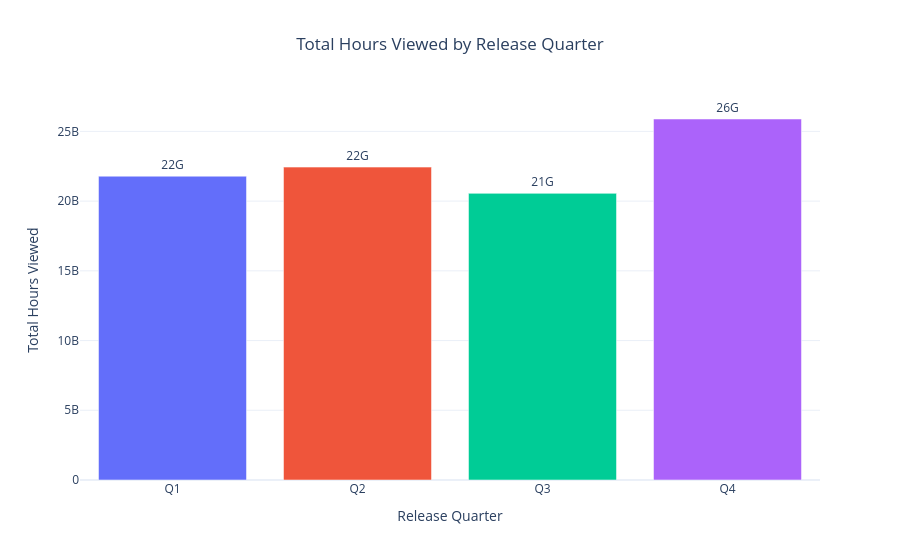

Notebook code cell kept with this figure:
### Code cell
# Convert quarter numbers to labels (Q1, Q2, Q3, Q4)
quarterly_engagement["Release Quarter"] = (
    quarterly_engagement["Release Quarter"]
    .astype(int)
    .astype(str)
    .radd("Q")
)

# Visualize audience engagement by release quarter
fig = px.bar(
    quarterly_engagement,
    x="Release Quarter",
    y="Total_Hours_Viewed",
    color="Release Quarter",
    text="Total_Hours_Viewed",
    title="Total Hours Viewed by Release Quarter",
    labels={
        "Release Quarter": "Release Quarter",
        "Total_Hours_Viewed": "Total Hours Viewed"
    }
)

fig.update_traces(
    texttemplate="%{text:.2s}",
    textposition="outside"
)

fig.update_layout(
    template="plotly_white",
    title_x=0.5,
    showlegend=False,
    xaxis_title="Release Quarter",
    yaxis_title="Total Hours Viewed"
)

fig.show()

### Figure 1 — Plotly figure (JSON) as saved in the notebook; plotly's stock layout.template omitted (floating-point values rounded to 4 significant figures)
{"data": [{"alignmentgroup": "True", "hovertemplate": "Release Quarter=%{x}<br>Total Hours Viewed=%{text}<extra></extra>", "legendgroup": "Q1", "marker": {"color": "#636efa", "pattern": {"shape": ""}}, "name": "Q1", "offsetgroup": "Q1", "orientation": "v", "showlegend": true, "text": [21786600000], "textposition": "outside", "texttemplate": "%{text:.2s}", "type": "bar", "x": ["Q1"], "xaxis": "x", "y": [21786600000], "yaxis": "y"}, {"alignmentgroup": "True", "hovertemplate": "Release Quarter=%{x}<br>Total Hours Viewed=%{text}<extra></extra>", "legendgroup": "Q2", "marker": {"color": "#EF553B", "pattern": {"shape": ""}}, "name": "Q2", "offsetgroup": "Q2", "orientation": "v", "showlegend": true, "text": [22437700000], "textposition": "outside", "texttemplate": "%{text:.2s}", "type": "bar", "x": ["Q2"], "xaxis": "x", "y": [22437700000], "yaxis": "y"}, {"alignmentgroup": "True", "hovertemplate": "Release Quarter=%{x}<br>Total Hours Viewed=%{text}<extra></extra>", "legendgroup": "Q3", "marker": {"color": "#00cc96", "pattern": {"shape": ""}}, "name": "Q3", "offsetgroup": "Q3", "orientation": "v", "showlegend": true, "text": [20555200000], "textposition": "outside", "texttemplate": "%{text:.2s}", "type": "bar", "x": ["Q3"], "xaxis": "x", "y": [20555200000], "yaxis": "y"}, {"alignmentgroup": "True", "hovertemplate": "Release Quarter=%{x}<br>Total Hours Viewed=%{text}<extra></extra>", "legendgroup": "Q4", "marker": {"color": "#ab63fa", "pattern": {"shape": ""}}, "name": "Q4", "offsetgroup": "Q4", "orientation": "v", "showlegend": true, "text": [25888300000], "textposition": "outside", "texttemplate": "%{text:.2s}", "type": "bar", "x": ["Q4"], "xaxis": "x", "y": [25888300000], "yaxis": "y"}], "layout": {"barmode": "relative", "legend": {"title": {"text": "Release Quarter"}, "tracegroupgap": 0}, "showlegend": false, "title": {"text": "Total Hours Viewed by Release Quarter", "x": 0.5}, "xaxis": {"anchor": "y", "categoryarray": ["Q1", "Q2", "Q3", "Q4"], "categoryorder": "array", "domain": [0, 1], "title": {"text": "Release Quarter"}}, "yaxis": {"anchor": "x", "domain": [0, 1], "title": {"text": "Total Hours Viewed"}}}}
